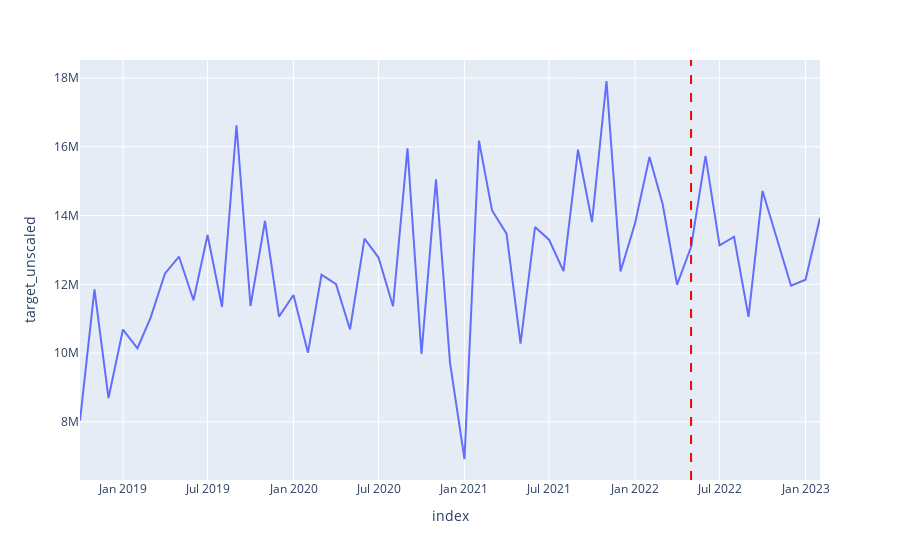

The code cell stored with this chart in its notebook:
### Markdown cell above
#### Forecast P3: 10 months

### Code cell
target_unscaled_values = make_predictions(df=forecast_df,
                 model=model4,
                 steps=10,
                 start_date='2022-05',
                 target_mean=target_mean_product3,
                 target_var=target_var_product3,
                 combo_list=combo_list[3])

### Figure 1 — Plotly figure (JSON) as saved in the notebook; plotly's stock layout.template omitted (floating-point values rounded to 4 significant figures)
{"data": [{"hovertemplate": "index=%{x}<br>target_unscaled=%{y}<extra></extra>", "legendgroup": "", "line": {"color": "#636efa", "dash": "solid"}, "marker": {"symbol": "circle"}, "mode": "lines", "name": "", "orientation": "v", "showlegend": false, "type": "scatter", "x": ["2018-10", "2018-11", "2018-12", "2019-01", "2019-02", "2019-03", "2019-04", "2019-05", "2019-06", "2019-07", "2019-08", "2019-09", "2019-10", "2019-11", "2019-12", "2020-01", "2020-02", "2020-03", "2020-04", "2020-05", "2020-06", "2020-07", "2020-08", "2020-09", "2020-10", "2020-11", "2020-12", "2021-01", "2021-02", "2021-03", "2021-04", "2021-05", "2021-06", "2021-07", "2021-08", "2021-09", "2021-10", "2021-11", "2021-12", "2022-01", "2022-02", "2022-03", "2022-04", "2022-05", "2022-06", "2022-07", "2022-08", "2022-09", "2022-10", "2022-11", "2022-12", "2023-01", "2023-02"], "xaxis": "x", "y": [8038000.0, 11860000.0, 8693000.0, 10680000.0, 10140000.0, 11020000.0, 12320000.0, 12800000.0, 11540000.0, 13430000.0, 11350000.0, 16630000.0, 11370000.0, 13840000.0, 11060000.0, 11690000.0, 10010000.0, 12280000.0, 12000000.0, 10690000.0, 13330000.0, 12780000.0, 11360000.0, 15950000.0, 9975000.0, 15050000.0, 9724000.0, 6919000.0, 16180000.0, 14150000.0, 13470000.0, 10270000.0, 13660000.0, 13300000.0, 12380000.0, 15920000.0, 13810000.0, 17910000.0, 12380000.0, 13770000.0, 15700000.0, 14340000.0, 11990000.0, 13080000.0, 15740000.0, 13130000.0, 13380000.0, 11060000.0, 14720000.0, 13280000.0, 11960000.0, 12130000.0, 13940000.0], "yaxis": "y"}], "layout": {"autosize": true, "legend": {"tracegroupgap": 0}, "margin": {"t": 60}, "shapes": [{"line": {"color": "red", "dash": "dash", "width": 2}, "type": "line", "x0": "2022-05", "x1": "2022-05", "xref": "x", "y0": 0, "y1": 1, "yref": "paper"}], "xaxis": {"anchor": "y", "autorange": true, "domain": [0, 1], "range": ["2018-10-01", "2023-02-01"], "title": {"text": "index"}, "type": "date"}, "yaxis": {"anchor": "x", "autorange": true, "domain": [0, 1], "range": [6309000.0, 18530000.0], "title": {"text": "target_unscaled"}, "type": "linear"}}}
